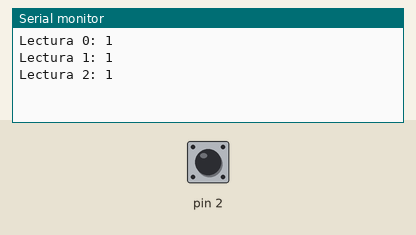
This sketch was run on a simulated Arduino Uno, built with avr-gcc and run on an emulated ATmega328P. Parts: the last lines printed to the serial monitor. The test bench sets the inputs (shaded band); at power-on: pin 2 HIGH.

Above: at 2.8 s.
2.9 s: pin 2 pulled LOW for 1.2 s
At 3.6 s:
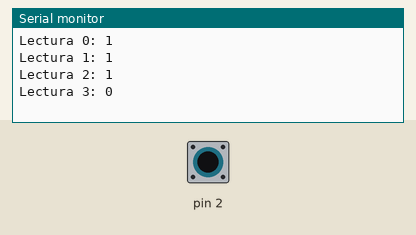
5.6 s: pin 2 pulled LOW for 1.2 s
At 6.8 s:
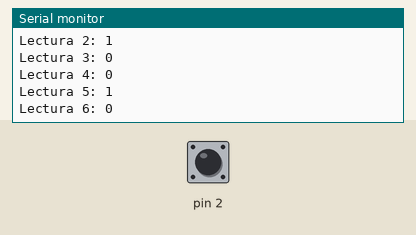
8.3 s: pin 2 pulled LOW for 3.2 s
At 9.4 s:
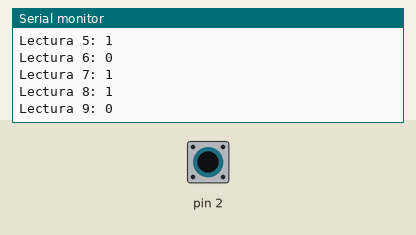
Timing chart, 0 to 11.3 s (numbered marks = the images above; inputs shaded):
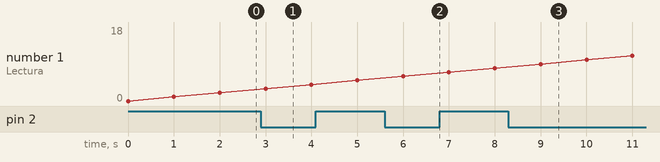

The sketch:

lee_pin.ino
```cpp
int lectura=0;

void setup() {
  pinMode(2 , INPUT);
  digitalWrite(2, HIGH);
  Serial.begin(9600);

}

void loop() {
  Serial.print("Lectura ");
  Serial.print(lectura);
  Serial.print(": ");
  Serial.println(digitalRead(2));
  delay(1000);
  lectura++;
}
```

Measured:
- after the input at 2.9 s, the serial monitor: prints a new line after 0.10 s (image 1)
- after the input at 5.6 s, the serial monitor: prints a new line after 0.40 s (image 2)
- after the input at 8.3 s, the serial monitor: prints a new line after 0.70 s (image 3)
